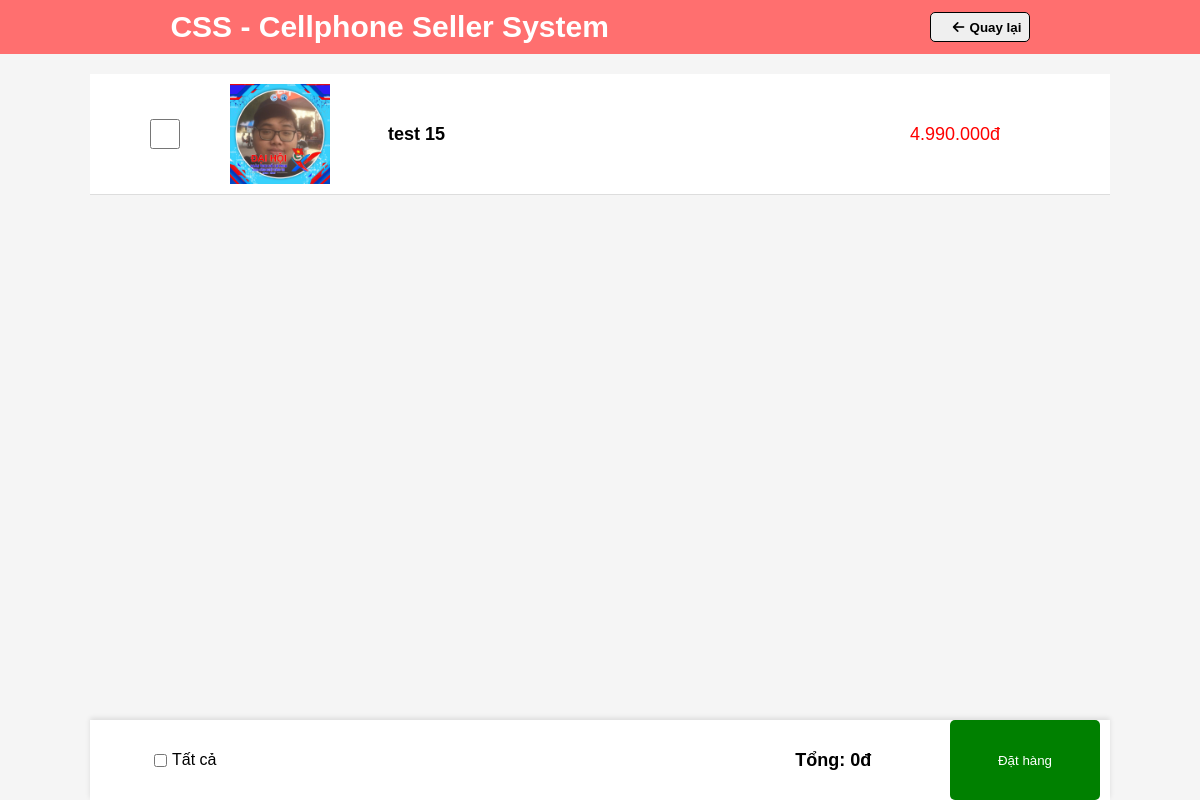
The page /giohang.php (signed in) on the database as committed earlier.
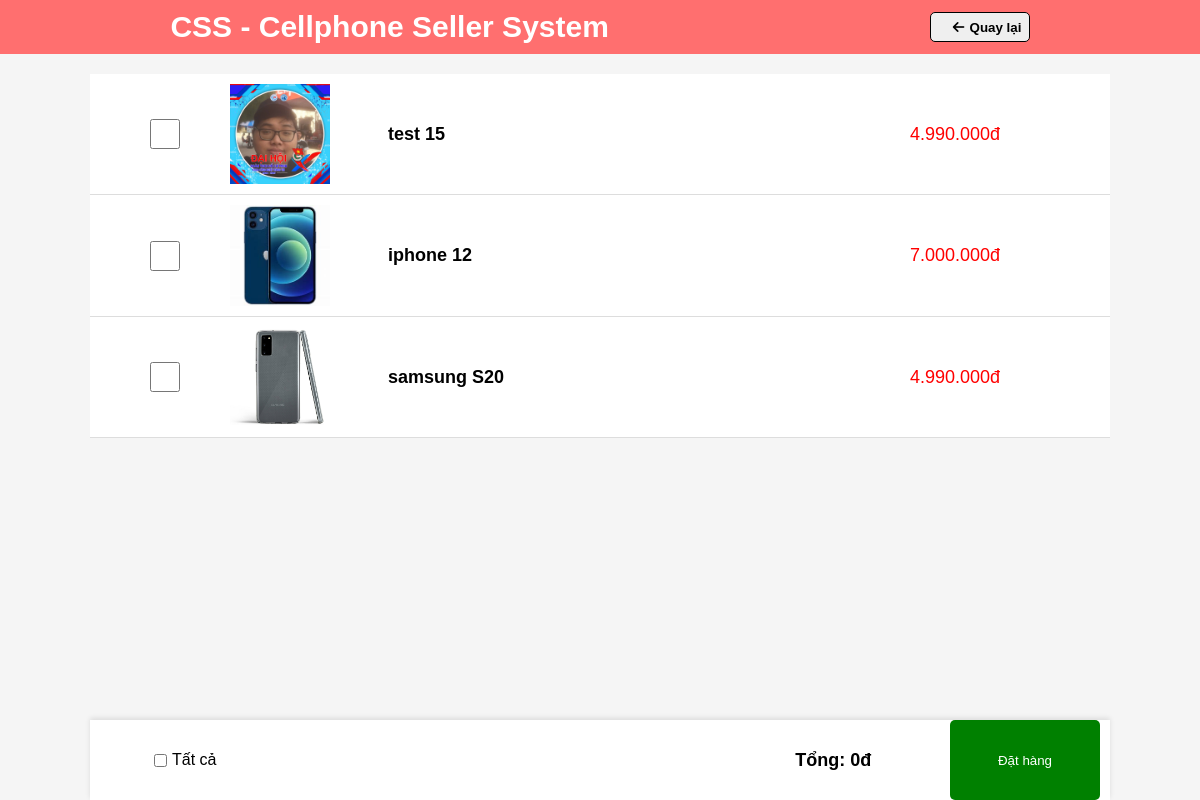
The same page on the database as committed later.
### tables this page shows
CREATE TABLE IF NOT EXISTS `giohang` (
  `GioHangID` int NOT NULL AUTO_INCREMENT,
  `NgayTao` datetime DEFAULT CURRENT_TIMESTAMP,
  `TrangThai` varchar(50) DEFAULT 'Chưa thanh toán',
  `username` varchar(255) DEFAULT NULL,
  `product_id` int DEFAULT NULL,
  `quantity` int DEFAULT '1',
  PRIMARY KEY (`GioHangID`)
);

CREATE TABLE IF NOT EXISTS `products` (
  `id` int NOT NULL AUTO_INCREMENT,
  `product_name` varchar(255) NOT NULL,
  `headline` varchar(255) DEFAULT NULL,
  `price` decimal(10,2) NOT NULL,
  `description` text,
  `phone_type` varchar(255) DEFAULT NULL,
  `phone_company` varchar(255) NOT NULL,
  `image_path` text,
  `created_at` timestamp NULL DEFAULT CURRENT_TIMESTAMP,
  `updated_at` timestamp NULL DEFAULT CURRENT_TIMESTAMP ON UPDATE CURRENT_TIMESTAMP,
  `user_username` varchar(255) DEFAULT NULL,
  PRIMARY KEY (`id`),
  KEY `fk_user_id` (`user_username`)
);

### giohang.php (the view, shortened to what this page needs)
<?php
$conn = connect_db();
$username = $_SESSION['login_username'];
$query = "SELECT giohang.GioHangID, products.id AS product_id, products.product_name, products.price, products.image_path, giohang.quantity
          FROM giohang
          INNER JOIN products ON giohang.product_id = products.id
          WHERE giohang.username = ?";
$stmt = $conn->prepare($query);
$stmt->bind_param("s", $username);
$stmt->execute();
$result = $stmt->get_result();
$cart_items = [];
while ($row = $result->fetch_assoc()) {
    $cart_items[] = $row;
}
?>
<!DOCTYPE html>
<html lang="vi">
<head>
    <link rel="stylesheet" href="https://cdnjs.cloudflare.com/ajax/libs/font-awesome/6.0.0-beta3/css/all.min.css">
</head>
<body>
    <div class="header">
        <div class="logo">CSS - Cellphone Seller System</div>
        <div class="icons">
            <button><a href="./test.php"><i class="fas fa-arrow-left"></i>Quay lại</a></button>
        </div>
    </div>
    <div id="midder">
        <div class="container">
            <?php
            if (empty($cart_items)) {
                echo "<p>Giỏ hàng của bạn đang trống.</p>";
            } else {
                foreach ($cart_items as $item) {
                    if (is_string($item['image_path']) && strpos($item['image_path'], ',') !== false) {
                        $imagePaths = explode(',', $item['image_path']);
                    } else {
                        $imagePaths = (array) $item['image_path'];
                    }
                    $firstImage = $imagePaths[0];
                    $imagePath = (strpos($firstImage, 'uploads/') !== false)
                        ? htmlspecialchars($firstImage)
                        : './uploads/' . htmlspecialchars($firstImage);
                    $fullPath = __DIR__ . '/' . htmlspecialchars($imagePath);
                    if (file_exists($fullPath)) {
                        echo '<div class="product">
                        <input type="checkbox" class="product-checkbox"
                               data-product-id="' . $item['product_id'] . '"
                               data-price="' . $item['price'] . '"
                               data-quantity="' . $item['quantity'] . '"
                               >
                            <img src="' . $imagePath . '" alt="Ảnh sản phẩm" style="max-width: 100%; height: auto;">
                            <div class="details">
                                <h4>' . $item['product_name'] . '</h4>
                            </div>
                            <div class="price">' . number_format($item['price'], 0, ',', '.') . 'đ</div>
                        </div>';
                    }
                }
            }
            ?>
        </div>
        <div class="footer">
    <div class="select-all">
        <input type="checkbox" id="select-all">
        <label for="select-all">Tất cả</label>
    </div>
    <div class="total">Tổng: 0đ</div>
    <form id="order-form" action="./thongtindathang.php" method="POST">
        <button type="submit" class="buy-now">Đặt hàng</button>
    </form>
</div>
</body>
</html>

### giohang.php (style rules this page uses)
body { font-family: Arial, sans-serif; background-color: #f5f5f5; margin: 0; padding: 0; }
.header { background-color: #ff6f6f; padding: 10px; display: flex; justify-content: space-around; align-items: center; color: white; }
.header .logo { font-size: 30px; font-weight: bold; }
.header .icons i { margin-left: 15px; cursor: pointer; margin-right: 5px; }
.icons > button > a { text-decoration: none; color: black; font-weight: bold; width: 100px; height: 30px; }
.icons > button { height: 30px; width: 100px; padding: 0; border: 1px solid black; border-radius: 5px; }
.icons { width: auto; height: auto; }
.container { padding: 20px; }
.product { display: flex; align-items: center; padding: 10px; background-color: white; border-bottom: 1px solid #ddd; width: 1000px; height: auto; }
.product img { width: 100px; height: 100px; margin-left: 40px; }
.product .details { flex-grow: 1; }
.product .details h4 { margin: 0; font-size: 18px; margin-left: 10%; }
.product .price { font-size: 18px; color: red; margin-right: 10%; }
.product input[type="checkbox"] { margin-left: 5%; }
.footer { background-color: white; padding: 0 10px; position: fixed; bottom: 0; max-width: 1000px; width: 100%; height: 80px; display: flex; align-items: center; box-shadow: 0 -2px 5px rgba(0, 0, 0, 0.1); justify-content: space-between; }
.footer .total { margin-left: 50%; font-size: 18px; font-weight: bold; }
.footer .buy-now { background-color: green; color: white; padding: 0; border: none; border-radius: 5px; cursor: pointer; height: 80px; width: 150px; }
.footer .select-all { display: flex; align-items: center; margin-left: 5%; }
.footer .select-all input { margin-right: 5px; }
.product input[type="checkbox"] { width: 30px; height: 30px; margin-right: 10px; }
#midder { display: flex; width: 100%; height: 100%; justify-content: center; }

Rows that differ between the two databases and show on the page:
added giohang: shows a picture, product.product_name "iphone 12", product.price "7.000.000"
added giohang: product.image_path (picture), product.product_name "samsung S20", product.price "4.990.000"
